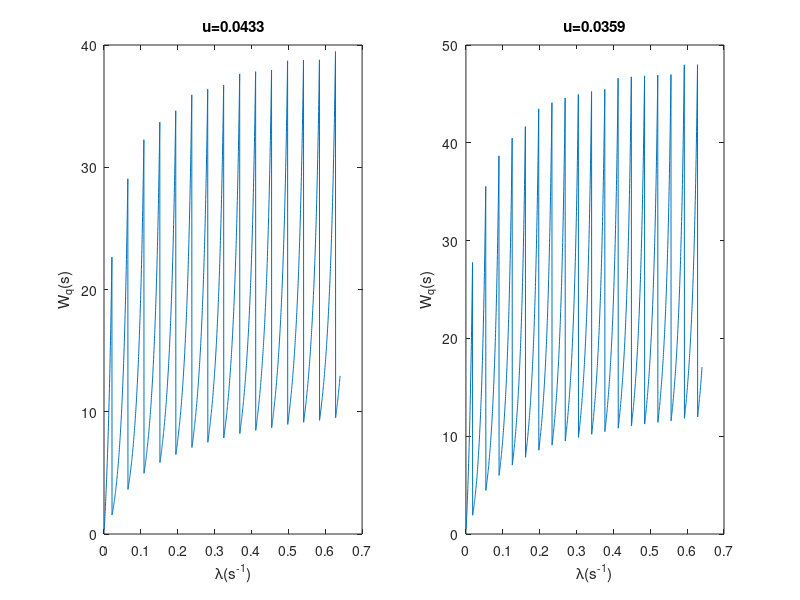

This chart was generated by the following MATLAB code:
X=zeros(1,2000);
Y=zeros(1,2000);

%Figure 1:Assign u=0.0433.
%Calculate the average wait time Wq 
for i=1:2000 
    k=i+1;
    lamda=k*0.00032;
    s=ceil(1/0.0433*(lamda-0.0433/2))+1;
    X(i)=lamda;
    u=0.0433;
    temp=0;
    rou=lamda/(s*u);
    for k=0:1:s-1
        temp=temp+power(s*rou,k)/factorial(k);
    end
    temp=temp+power(s*rou,s)/(factorial(s)*(1-rou));
    Po=1/temp;
    Lq=(power(s*rou,s)*rou/(factorial(s)*power(1-rou,2)))*Po;
    Wq=Lq/lamda;
    Y(i)=Wq;
end
subplot(1,2,1);
plot(X,Y);
xlabel('\lambda(s^-^1)');
ylabel('W_q(s)');
title('u=0.0433');

%Figure 2:Assign u=0.0359.
%Calculate the average wait time Wq 
for i=1:2000 
    k=i+1;
    lamda=k*0.00032;
    s=ceil(1/0.0359*(lamda-0.0359/2))+1;
    X(i)=lamda;
    u=0.0359;
    temp=0;
    rou=lamda/(s*u);
    for k=0:1:s-1
        temp=temp+power(s*rou,k)/factorial(k);
    end
    temp=temp+power(s*rou,s)/(factorial(s)*(1-rou));
    Po=1/temp;
    Lq=(power(s*rou,s)*rou/(factorial(s)*power(1-rou,2)))*Po;
    Wq=Lq/lamda;
    Y(i)=Wq;
end
subplot(1,2,2);
plot(X,Y);
xlabel('\lambda(s^-^1)');
ylabel('W_q(s)');
title('u=0.0359');

